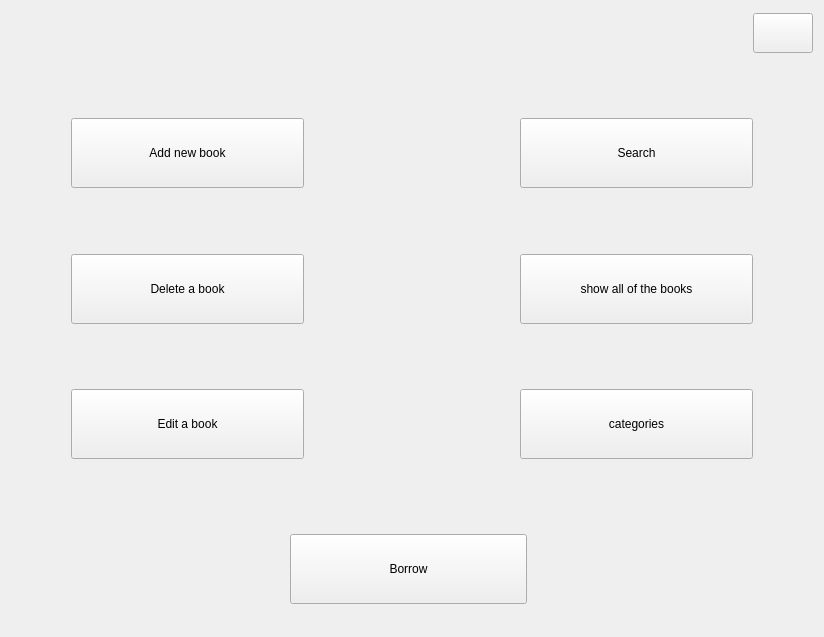
<?xml version="1.0" encoding="UTF-8"?>
<ui version="4.0">
 <class>menu</class>
 <widget class="QWidget" name="menu">
  <property name="geometry">
   <rect>
    <x>0</x>
    <y>0</y>
    <width>824</width>
    <height>637</height>
   </rect>
  </property>
  <property name="sizePolicy">
   <sizepolicy hsizetype="Fixed" vsizetype="Fixed">
    <horstretch>100</horstretch>
    <verstretch>100</verstretch>
   </sizepolicy>
  </property>
  <property name="maximumSize">
   <size>
    <width>16777204</width>
    <height>16777215</height>
   </size>
  </property>
  <property name="sizeIncrement">
   <size>
    <width>100</width>
    <height>100</height>
   </size>
  </property>
  <property name="windowTitle">
   <string>Form</string>
  </property>
  <layout class="QVBoxLayout" name="verticalLayout_3">
   <property name="topMargin">
    <number>13</number>
   </property>
   <property name="bottomMargin">
    <number>13</number>
   </property>
   <item>
    <layout class="QHBoxLayout" name="horizontalLayout_2">
     <property name="topMargin">
      <number>0</number>
     </property>
     <item>
      <spacer name="horizontalSpacer">
       <property name="orientation">
        <enum>Qt::Horizontal</enum>
       </property>
       <property name="sizeHint" stdset="0">
        <size>
         <width>40</width>
         <height>20</height>
        </size>
       </property>
      </spacer>
     </item>
     <item>
      <widget class="QPushButton" name="pushButton">
       <property name="sizePolicy">
        <sizepolicy hsizetype="Fixed" vsizetype="Fixed">
         <horstretch>100</horstretch>
         <verstretch>100</verstretch>
        </sizepolicy>
       </property>
       <property name="minimumSize">
        <size>
         <width>60</width>
         <height>40</height>
        </size>
       </property>
       <property name="sizeIncrement">
        <size>
         <width>50</width>
         <height>50</height>
        </size>
       </property>
       <property name="text">
        <string/>
       </property>
       <property name="icon">
        <iconset resource="resource.qrc">
         <normaloff>:/icons/close.png</normaloff>:/icons/close.png</iconset>
       </property>
      </widget>
     </item>
    </layout>
   </item>
   <item>
    <layout class="QVBoxLayout" name="verticalLayout_4">
     <property name="bottomMargin">
      <number>0</number>
     </property>
     <item>
      <layout class="QHBoxLayout" name="horizontalLayout_3">
       <property name="topMargin">
        <number>0</number>
       </property>
       <item>
        <layout class="QVBoxLayout" name="verticalLayout_7">
         <property name="leftMargin">
          <number>60</number>
         </property>
         <property name="rightMargin">
          <number>60</number>
         </property>
         <item>
          <spacer name="verticalSpacer_7">
           <property name="orientation">
            <enum>Qt::Vertical</enum>
           </property>
           <property name="sizeHint" stdset="0">
            <size>
             <width>20</width>
             <height>40</height>
            </size>
           </property>
          </spacer>
         </item>
         <item>
          <widget class="QPushButton" name="add">
           <property name="sizePolicy">
            <sizepolicy hsizetype="Minimum" vsizetype="Fixed">
             <horstretch>210</horstretch>
             <verstretch>226</verstretch>
            </sizepolicy>
           </property>
           <property name="minimumSize">
            <size>
             <width>0</width>
             <height>70</height>
            </size>
           </property>
           <property name="maximumSize">
            <size>
             <width>16777215</width>
             <height>16777215</height>
            </size>
           </property>
           <property name="sizeIncrement">
            <size>
             <width>0</width>
             <height>26</height>
            </size>
           </property>
           <property name="text">
            <string>Add new book</string>
           </property>
          </widget>
         </item>
         <item>
          <spacer name="verticalSpacer_2">
           <property name="orientation">
            <enum>Qt::Vertical</enum>
           </property>
           <property name="sizeHint" stdset="0">
            <size>
             <width>20</width>
             <height>40</height>
            </size>
           </property>
          </spacer>
         </item>
         <item>
          <widget class="QPushButton" name="delete_2">
           <property name="minimumSize">
            <size>
             <width>0</width>
             <height>70</height>
            </size>
           </property>
           <property name="text">
            <string>Delete a book</string>
           </property>
          </widget>
         </item>
         <item>
          <spacer name="verticalSpacer">
           <property name="orientation">
            <enum>Qt::Vertical</enum>
           </property>
           <property name="sizeHint" stdset="0">
            <size>
             <width>20</width>
             <height>40</height>
            </size>
           </property>
          </spacer>
         </item>
         <item>
          <widget class="QPushButton" name="edit">
           <property name="minimumSize">
            <size>
             <width>0</width>
             <height>70</height>
            </size>
           </property>
           <property name="text">
            <string>Edit a book</string>
           </property>
          </widget>
         </item>
         <item>
          <spacer name="verticalSpacer_6">
           <property name="orientation">
            <enum>Qt::Vertical</enum>
           </property>
           <property name="sizeHint" stdset="0">
            <size>
             <width>20</width>
             <height>40</height>
            </size>
           </property>
          </spacer>
         </item>
        </layout>
       </item>
       <item>
        <spacer name="horizontalSpacer_4">
         <property name="orientation">
          <enum>Qt::Horizontal</enum>
         </property>
         <property name="sizeType">
          <enum>QSizePolicy::Fixed</enum>
         </property>
         <property name="sizeHint" stdset="0">
          <size>
           <width>90</width>
           <height>20</height>
          </size>
         </property>
        </spacer>
       </item>
       <item>
        <layout class="QVBoxLayout" name="verticalLayout_6">
         <property name="leftMargin">
          <number>60</number>
         </property>
         <property name="rightMargin">
          <number>60</number>
         </property>
         <item>
          <spacer name="verticalSpacer_3">
           <property name="orientation">
            <enum>Qt::Vertical</enum>
           </property>
           <property name="sizeHint" stdset="0">
            <size>
             <width>20</width>
             <height>40</height>
            </size>
           </property>
          </spacer>
         </item>
         <item>
          <widget class="QPushButton" name="search">
           <property name="sizePolicy">
            <sizepolicy hsizetype="Minimum" vsizetype="Fixed">
             <horstretch>0</horstretch>
             <verstretch>0</verstretch>
            </sizepolicy>
           </property>
           <property name="minimumSize">
            <size>
             <width>0</width>
             <height>70</height>
            </size>
           </property>
           <property name="sizeIncrement">
            <size>
             <width>0</width>
             <height>9</height>
            </size>
           </property>
           <property name="text">
            <string>Search</string>
           </property>
          </widget>
         </item>
         <item>
          <spacer name="verticalSpacer_4">
           <property name="orientation">
            <enum>Qt::Vertical</enum>
           </property>
           <property name="sizeHint" stdset="0">
            <size>
             <width>20</width>
             <height>40</height>
            </size>
           </property>
          </spacer>
         </item>
         <item>
          <widget class="QPushButton" name="show_all">
           <property name="minimumSize">
            <size>
             <width>0</width>
             <height>70</height>
            </size>
           </property>
           <property name="text">
            <string>show all of the books</string>
           </property>
          </widget>
         </item>
         <item>
          <spacer name="verticalSpacer_5">
           <property name="orientation">
            <enum>Qt::Vertical</enum>
           </property>
           <property name="sizeHint" stdset="0">
            <size>
             <width>20</width>
             <height>40</height>
            </size>
           </property>
          </spacer>
         </item>
         <item>
          <widget class="QPushButton" name="categories">
           <property name="minimumSize">
            <size>
             <width>0</width>
             <height>70</height>
            </size>
           </property>
           <property name="text">
            <string>categories</string>
           </property>
          </widget>
         </item>
         <item>
          <spacer name="verticalSpacer_8">
           <property name="orientation">
            <enum>Qt::Vertical</enum>
           </property>
           <property name="sizeHint" stdset="0">
            <size>
             <width>20</width>
             <height>40</height>
            </size>
           </property>
          </spacer>
         </item>
        </layout>
       </item>
      </layout>
     </item>
     <item>
      <widget class="QWidget" name="horizontalWidget" native="true">
       <property name="sizePolicy">
        <sizepolicy hsizetype="Fixed" vsizetype="Fixed">
         <horstretch>11</horstretch>
         <verstretch>0</verstretch>
        </sizepolicy>
       </property>
       <property name="minimumSize">
        <size>
         <width>795</width>
         <height>100</height>
        </size>
       </property>
       <property name="sizeIncrement">
        <size>
         <width>200</width>
         <height>400</height>
        </size>
       </property>
       <layout class="QHBoxLayout" name="horizontalLayout_4">
        <property name="topMargin">
         <number>0</number>
        </property>
        <item>
         <spacer name="horizontalSpacer_2">
          <property name="orientation">
           <enum>Qt::Horizontal</enum>
          </property>
          <property name="sizeType">
           <enum>QSizePolicy::Fixed</enum>
          </property>
          <property name="sizeHint" stdset="0">
           <size>
            <width>270</width>
            <height>20</height>
           </size>
          </property>
         </spacer>
        </item>
        <item>
         <widget class="QPushButton" name="borrow">
          <property name="minimumSize">
           <size>
            <width>0</width>
            <height>70</height>
           </size>
          </property>
          <property name="text">
           <string>Borrow</string>
          </property>
         </widget>
        </item>
        <item>
         <spacer name="horizontalSpacer_3">
          <property name="orientation">
           <enum>Qt::Horizontal</enum>
          </property>
          <property name="sizeType">
           <enum>QSizePolicy::Fixed</enum>
          </property>
          <property name="sizeHint" stdset="0">
           <size>
            <width>270</width>
            <height>20</height>
           </size>
          </property>
         </spacer>
        </item>
       </layout>
      </widget>
     </item>
    </layout>
   </item>
  </layout>
 </widget>
 <resources>
  <include location="resource.qrc"/>
 </resources>
 <connections/>
</ui>
